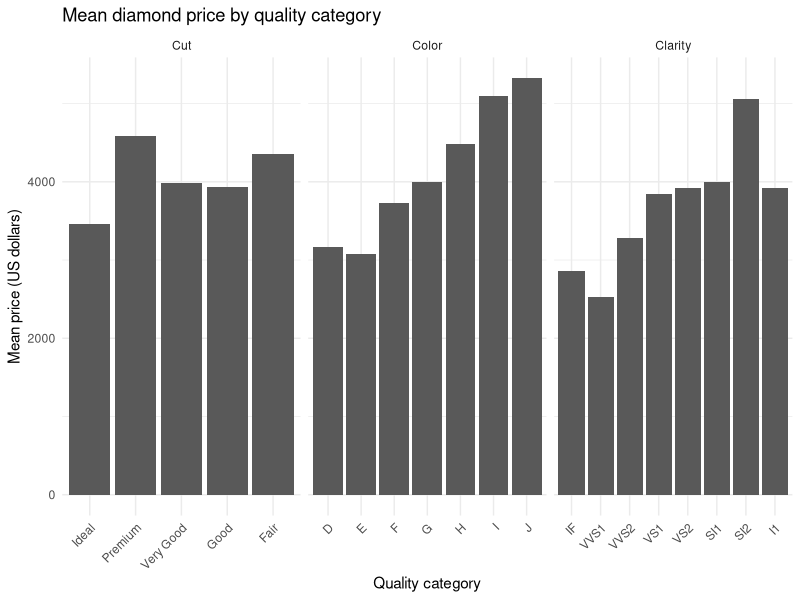
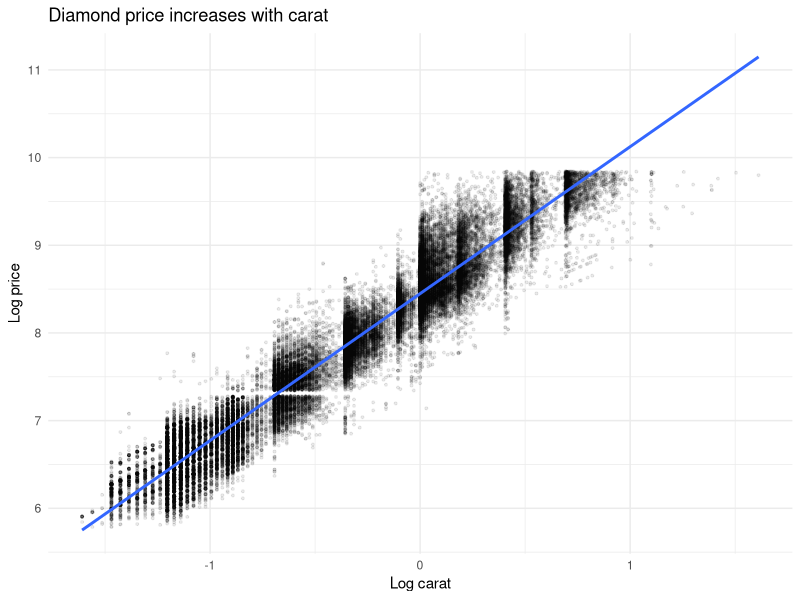
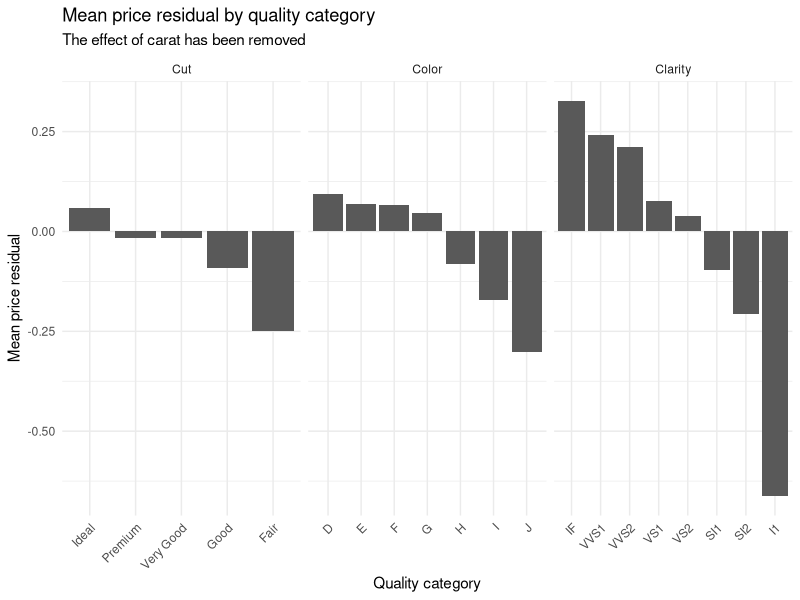

Generate these figures, in order, with R:
## ---- chunk 1
knitr::opts_chunk$set(cache = FALSE, echo = TRUE, eval = TRUE, message = FALSE, warning = FALSE, fig.align = "center")
## ---- chunk 2
library(tidyverse)
library(modelr)
library(knitr)
## ---- chunk 3
diamonds_data <- diamonds |>
  transmute(
    Price = price,
    Carat = carat,
    Cut = cut,
    Color = color,
    Clarity = clarity
  )

diamonds_data |>
  head(5) |>
  kable(digits = 2)
## ---- chunk 4
price_by_cut <- diamonds_data |>
  group_by(Cut) |>
  summarise(Diamonds = n(), MeanPrice = mean(Price), .groups = "drop")

price_by_color <- diamonds_data |>
  group_by(Color) |>
  summarise(Diamonds = n(), MeanPrice = mean(Price), .groups = "drop")

price_by_clarity <- diamonds_data |>
  group_by(Clarity) |>
  summarise(Diamonds = n(), MeanPrice = mean(Price), .groups = "drop")

price_by_cut |> kable(digits = 2)
price_by_color |> kable(digits = 2)
price_by_clarity |> kable(digits = 2)
## ---- chunk 5
quality_prices <- bind_rows(
  price_by_cut |> transmute(Quality = as.character(Cut), MeanPrice, Variable = "Cut"),
  price_by_color |> transmute(Quality = as.character(Color), MeanPrice, Variable = "Color"),
  price_by_clarity |> transmute(Quality = as.character(Clarity), MeanPrice, Variable = "Clarity")
) |>
  mutate(
    Variable = factor(Variable, levels = c("Cut", "Color", "Clarity")),
    Quality = factor(Quality, levels = c(
      "Ideal", "Premium", "Very Good", "Good", "Fair",
      "D", "E", "F", "G", "H", "I", "J",
      "IF", "VVS1", "VVS2", "VS1", "VS2", "SI1", "SI2", "I1"
    ))
  )

ggplot(quality_prices, aes(Quality, MeanPrice)) +
  geom_col() +
  facet_wrap(~ Variable, scales = "free_x") +
  labs(
    title = "Mean diamond price by quality category",
    x = "Quality category",
    y = "Mean price (US dollars)"
  ) +
  theme_minimal() +
  theme(axis.text.x = element_text(angle = 45, hjust = 1))
## ---- chunk 6
carat_by_cut <- diamonds_data |>
  group_by(Cut) |>
  summarise(MeanCarat = mean(Carat), .groups = "drop")

carat_by_color <- diamonds_data |>
  group_by(Color) |>
  summarise(MeanCarat = mean(Carat), .groups = "drop")

carat_by_clarity <- diamonds_data |>
  group_by(Clarity) |>
  summarise(MeanCarat = mean(Carat), .groups = "drop")

carat_by_cut |> kable(digits = 3)
carat_by_color |> kable(digits = 3)
carat_by_clarity |> kable(digits = 3)
## ---- chunk 7
ggplot(diamonds_data, aes(log(Carat), log(Price))) +
  geom_point(alpha = 0.08, size = 0.7) +
  geom_smooth(method = "lm", se = FALSE) +
  labs(
    title = "Diamond price increases with carat",
    x = "Log carat",
    y = "Log price"
  ) +
  theme_minimal()
## ---- chunk 8
carat_model <- lm(log(Price) ~ log(Carat), data = diamonds_data)
summary(carat_model)
## ---- chunk 9
diamonds_model <- diamonds_data |>
  add_residuals(carat_model, var = "PriceResidual")

diamonds_model |>
  select(Price, Carat, PriceResidual) |>
  head(5) |>
  kable(digits = 3)
## ---- chunk 10
residuals_by_cut <- diamonds_model |>
  group_by(Cut) |>
  summarise(MeanResidual = mean(PriceResidual), .groups = "drop")

residuals_by_color <- diamonds_model |>
  group_by(Color) |>
  summarise(MeanResidual = mean(PriceResidual), .groups = "drop")

residuals_by_clarity <- diamonds_model |>
  group_by(Clarity) |>
  summarise(MeanResidual = mean(PriceResidual), .groups = "drop")

residuals_by_cut |> kable(digits = 3)
residuals_by_color |> kable(digits = 3)
residuals_by_clarity |> kable(digits = 3)
## ---- chunk 11
residual_prices <- bind_rows(
  residuals_by_cut |> transmute(Quality = as.character(Cut), MeanResidual, Variable = "Cut"),
  residuals_by_color |> transmute(Quality = as.character(Color), MeanResidual, Variable = "Color"),
  residuals_by_clarity |> transmute(Quality = as.character(Clarity), MeanResidual, Variable = "Clarity")
) |>
  mutate(
    Variable = factor(Variable, levels = c("Cut", "Color", "Clarity")),
    Quality = factor(Quality, levels = levels(quality_prices$Quality))
  )

ggplot(residual_prices, aes(Quality, MeanResidual)) +
  geom_col() +
  facet_wrap(~ Variable, scales = "free_x") +
  labs(
    title = "Mean price residual by quality category",
    subtitle = "The effect of carat has been removed",
    x = "Quality category",
    y = "Mean price residual"
  ) +
  theme_minimal() +
  theme(axis.text.x = element_text(angle = 45, hjust = 1))
